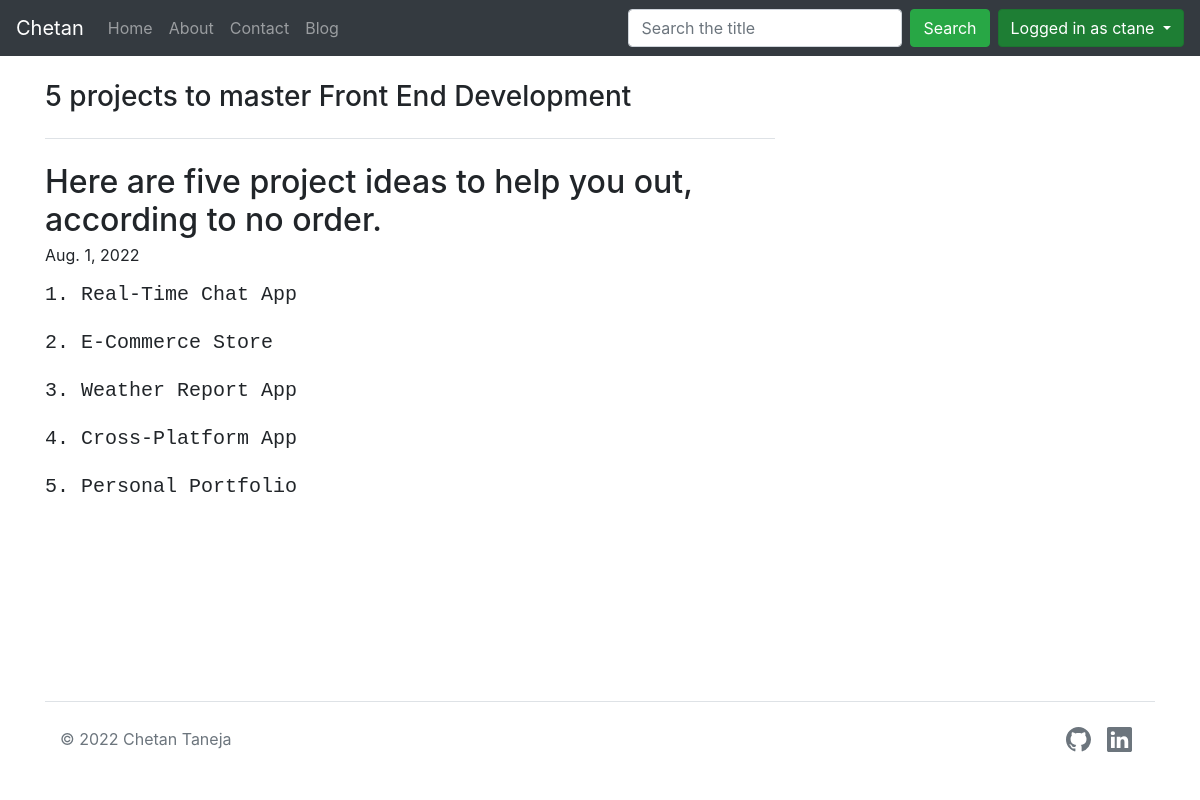
Screenshot of /blogpost/1 (signed in) with the database file from the repository.
### blog/models.py (models this page shows, shortened)
class Blog(models.Model):
    blog_slug = models.IntegerField(default=0)
    blog_title = models.CharField(max_length=100, default="")
    blog_sub_heading = models.CharField(max_length=200, default="")
    blog_sub_heading1 = models.CharField(max_length=50, default="")
    blog_content = models.TextField(max_length=5000, default="")
    blog_pub_date = models.DateField()

### blog/views.py (the view)
# urls.py: path('blogpost/<int:slug>', views.blogpost, name='blogpost'),
def blogpost(request, slug):
    all_blogs = Blog.objects.filter(blog_slug = slug)[0]
    params = {'all_blogs':all_blogs}
    return render(request, 'blog/blogpost.html', params)

### templates/blog/blogpost.html (shortened to what this page needs)
{% extends 'base.html' %}
{% block body %}
<div class="container mt-4 mb-4">
  <div class="row g-5">
    <div class="col-md-8">
      <h3 class="pb-4 mb-4 fst-italic border-bottom">
        {{all_blogs.blog_title}}
      </h3>
      <article class="blog-post">
        <h2 class="blog-post-title mb-1">{{all_blogs.blog_sub_heading}}</h2>
        <p class="blog-post-meta">{{all_blogs.blog_pub_date}}</p>
        <pre><h5>{{all_blogs.blog_content}}</h5></pre>
      </article>
    </div>
    <div class="col-md-4">
    </div>
  </div>
</div>
{% endblock body %}

### templates/base.html (shortened to what this page needs)
<!doctype html>
<html lang="en">
<head>
  <link rel="stylesheet" href="https://stackpath.bootstrapcdn.com/bootstrap/4.5.2/css/bootstrap.min.css"
>
</head>
<body class="d-flex flex-column min-vh-100">
  <nav class="navbar navbar-expand-lg navbar-dark bg-dark">
    <a class="navbar-brand" href="/iCoder">Chetan</a>
    <div class="collapse navbar-collapse" id="navbarSupportedContent">
      <ul class="navbar-nav mr-auto">
        <li class="nav-item">
          <a class="nav-link" href="/">Home <span class="sr-only">(current)</span></a>
        </li>
        <li class="nav-item">
          <a class="nav-link" href="/about">About</a>
        </li>
        <li class="nav-item">
          <a class="nav-link" href="/contact">Contact</a>
        </li>
        <li class="nav-item">
          <a class="nav-link" href="/blog">Blog</a>
        </li>
      </ul>
      <form class="form-inline my-2 my-lg-0" method="get" action="/search">
        <input class="form-control mr-sm-2" type="search" placeholder="Search the title" aria-label="Search"
          name="search" id="search">
        <button class="btn btn-success my-2 my-sm-0" type="submit">Search</button>
      </form>
      {% if user.is_authenticated %}
      <div class="dropdown show">
        <a class="btn btn-secondary dropdown-toggle ml-2 btn-success" href="#" role="button" id="dropdownMenuLink" data-toggle="dropdown" aria-haspopup="true" aria-expanded="false">
          Logged in as {{request.user}}
        </a>
      </div>
      {% endif %}
    </div>
  </nav>
  {% block body %} {% endblock body %}
  <div class="container mt-auto">
    <footer class="d-flex flex-wrap justify-content-between align-items-center py-3 my-4 border-top">
      <p class="col-md-4 mb-0 text-muted">© 2022 Chetan Taneja</p>
      <a href="/"
        class="col-md-4 d-flex align-items-center justify-content-center mb-3 mb-md-0 me-md-auto link-dark text-decoration-none">
        <svg class="bi me-2" width="40" height="32">
          <use xlink:href="#bootstrap"></use>
        </svg>
      </a>
      <ul class="nav col-md-4 justify-content-end">
        <li class="nav-item"><a href="https://github.com/ctaneja10?tab=repositories"
            class="nav-link px-2 text-muted"></a></li>
        <li class="nav-item"><a href="https://www.linkedin.com/in/chetantaneja/" class="nav-link px-2 text-muted"></a></li>
      </ul>
    </footer>
  </div>
</body>
</html>

### rows the page displays
Blog: blog_title "5 projects to master Front End Development", blog_sub_heading "Here are five project ideas to help you out, according to no order.", blog_pub_date "Aug. 1, 2022", blog_content "1. Real-Time Chat App 2. E-Commerce Store 3. Weather Report App 4. Cross-Platform App 5. Personal Portfolio"

### other values shown
{{ request.user }} "ctane"
